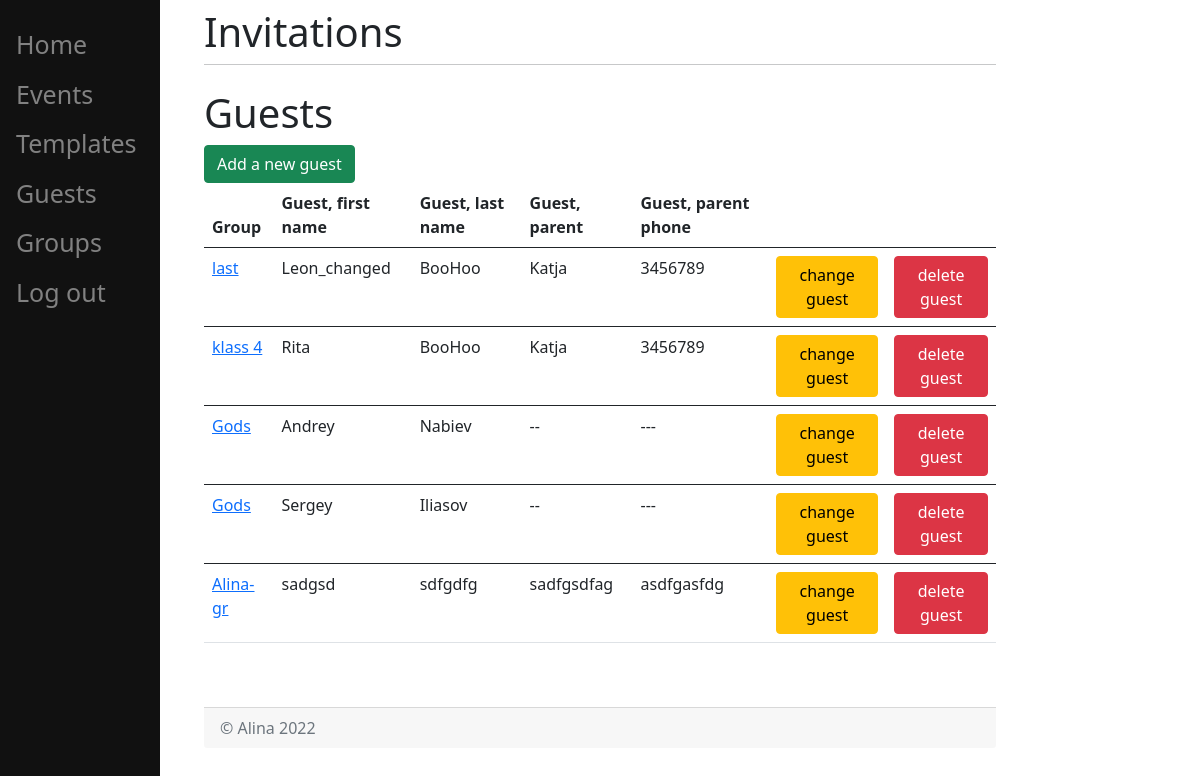
Before: /guests/ (signed in) with the older database file.
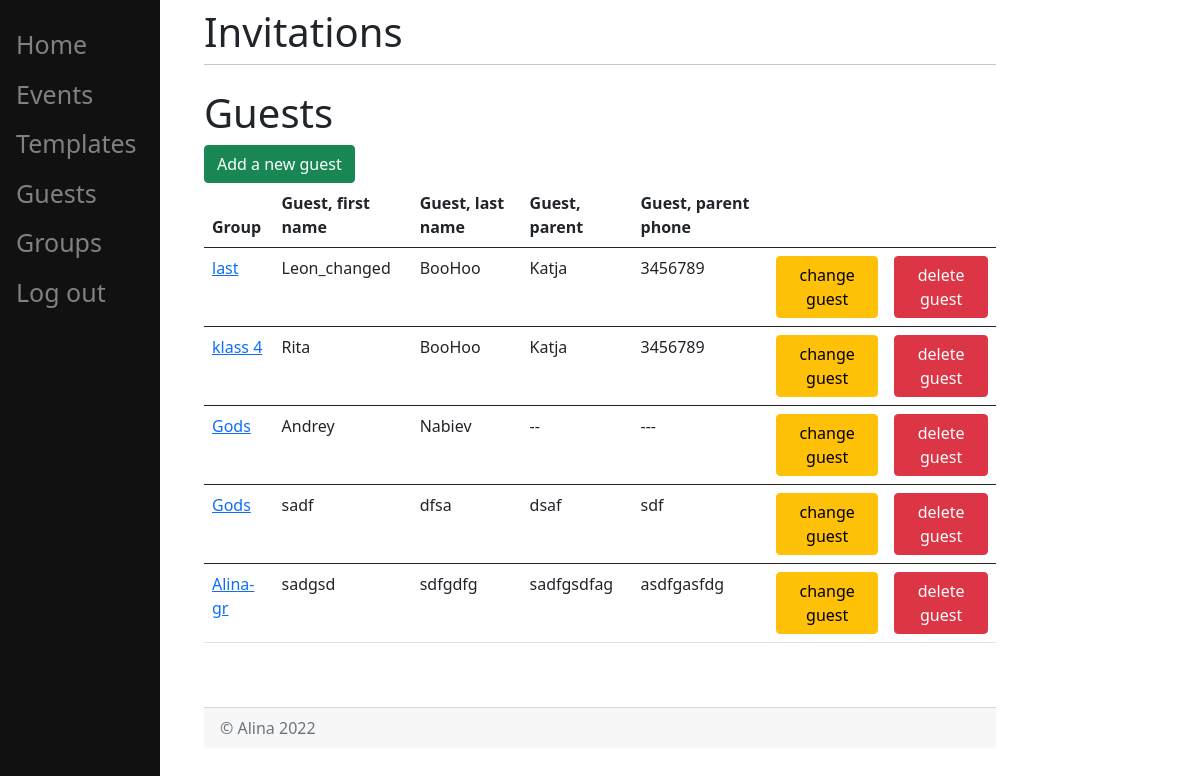
After: the same page with the newer database file.
### invitations/models.py (models this page shows, shortened)
class Group(models.Model):
    name = models.CharField(max_length=200)
    user = models.ForeignKey(User, on_delete=models.CASCADE, related_name="group", null=True)

class Guest(models.Model):
    group = models.ForeignKey(Group, on_delete=models.CASCADE)
    first_name = models.CharField(max_length=200)
    last_name = models.CharField(max_length=200)
    parent_name = models.CharField(max_length=200, default='Unknown')
    parent_phone = models.CharField(max_length=200, default='Unknown')
    email = models.EmailField(help_text="jaan@mail.com", default='Unknown')
    phone = models.CharField(max_length=200, default='Unknown')
    address = models.CharField(max_length=200, default='Unknown')

### invitations/views.py (the view)
def guests(request):
    user = request.user
    groups_ = user.group.all()
    return render(request, "invitations/guests.html", {"groups": groups_})

### templates/invitations/guests.html (shortened to what this page needs)
{% extends 'invitations/home.html' %}
{% block content %}
    <h1>Guests</h1>
    <form action="/guests/add">
        <button type="submit" class="btn btn-success">Add a new guest</button>
    </form>
    <form method="POST" action="#">
    {% if groups %}
        <table class="table">
            <thead>
            <tr>
                <th scope="col">Group</th>
                <th scope="col">Guest, first name</th>
                <th scope="col">Guest, last name</th>
                <th scope="col">Guest, parent</th>
                <th scope="col">Guest, parent phone</th>
                <th scope="col"> </th>
                <th scope="col"> </th>
            </tr>
            </thead>
            <tbody>
            {% for group in groups %}
                {% for guest in  group.guest_set.all %}
                    <tr>
                        <td><a href="/groups/view_group/{{ group.id }}">{{ group.name }}</a></td>
                        <td>{{ guest.first_name}}</td>
                        <td>{{ guest.last_name }}</td>
                        <td>{{ guest.parent_name}}</td>
                        <td>{{ guest.parent_phone }}</td>
                        <td>
                            <a href="/guests/change/{{ guest.id }}" class="btn btn-warning">change guest</a>
                        </td>
                        <td>
                            <form action="/guests/delete/" method="post">
                                <button type="submit" class="btn btn-danger">delete guest</button>
                            </form>
                        </td>
                    </tr>
                    </tbody>
                {% endfor %}
            {% endfor %}
        </table>
    {% else %}
        <dev><p> You have no groups </p></dev>
    {% endif %}
{% endblock %}

### templates/invitations/home.html (shortened to what this page needs)
{% extends 'invitations/base.html' %}

### templates/invitations/base.html (shortened to what this page needs)
<!DOCTYPE html>
<html lang="en">
<head>
    <link href="https://cdn.jsdelivr.net/npm/bootstrap@5.0.2/dist/css/bootstrap.min.css" rel="stylesheet"
>
</head>
<body>
<div class="row justify-content-center">
    <div class="col-8">
        <h1 class="mt-2">Invitations</h1>
        <hr class="mt-0 mb-4">
        {% if user.is_authenticated %}
            <div class="sidenav">
                <a href="/home">Home</a>
                <a href="/events">Events</a>
                <a href="/templates">Templates</a>
                <a href="/guests">Guests</a>
                <a href="/groups">Groups</a>
                <a href="/logout">Log out</a>
            </div>
            <div class="row justify-content-center">
                {% block content %}
                {% endblock %}
            </div>
        {% else %}
            <div id="content" class="list-group w-auto">
                <div class="list-group-item list-group-item-action d-flex gap-3 py-3">Log in <a href="/login"> here.</a></div>
                <div class="list-group-item list-group-item-action d-flex gap-3 py-3">Register <a href="/register"> here.</a></div>
            </div>
        {% endif %}
        <p class="mt-5 mb-3 text-muted card-footer">&copy Alina 2022 </p>
    </div>
</body>
</html>

### templates/invitations/base.html (style rules this page uses)
.sidenav { height: 100%; width: 160px; position: fixed; z-index: 1; top: 0; left: 0; background-color: #111; overflow-x: hidden; padding-top: 20px; }
.sidenav a { padding: 6px 8px 6px 16px; text-decoration: none; font-size: 25px; color: #818181; display: block; }
html { overflow-y: scroll; }

Changed rows visible on the page:
removed Guest: {{ group.name }} "Gods", first_name "Sergey", last_name "Iliasov", parent_name "--", parent_phone "---", shown under Group "Gods"
added Guest: {{ group.name }} "Gods", first_name "sadf", last_name "dfsa", parent_name "dsaf", parent_phone "sdf", shown under Group "Gods"
